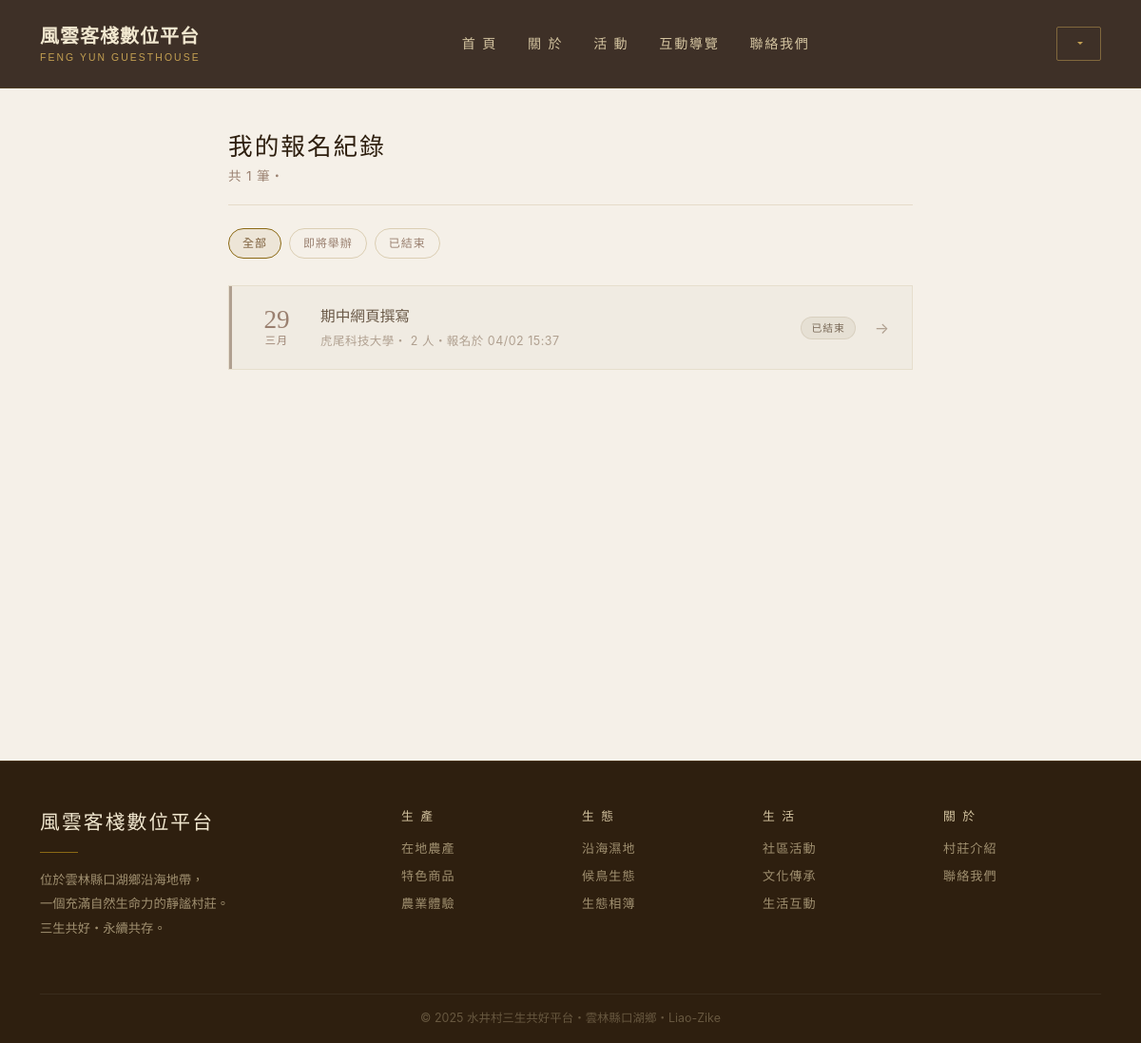
Page /my/registrations/ (signed in) on the earlier database version.
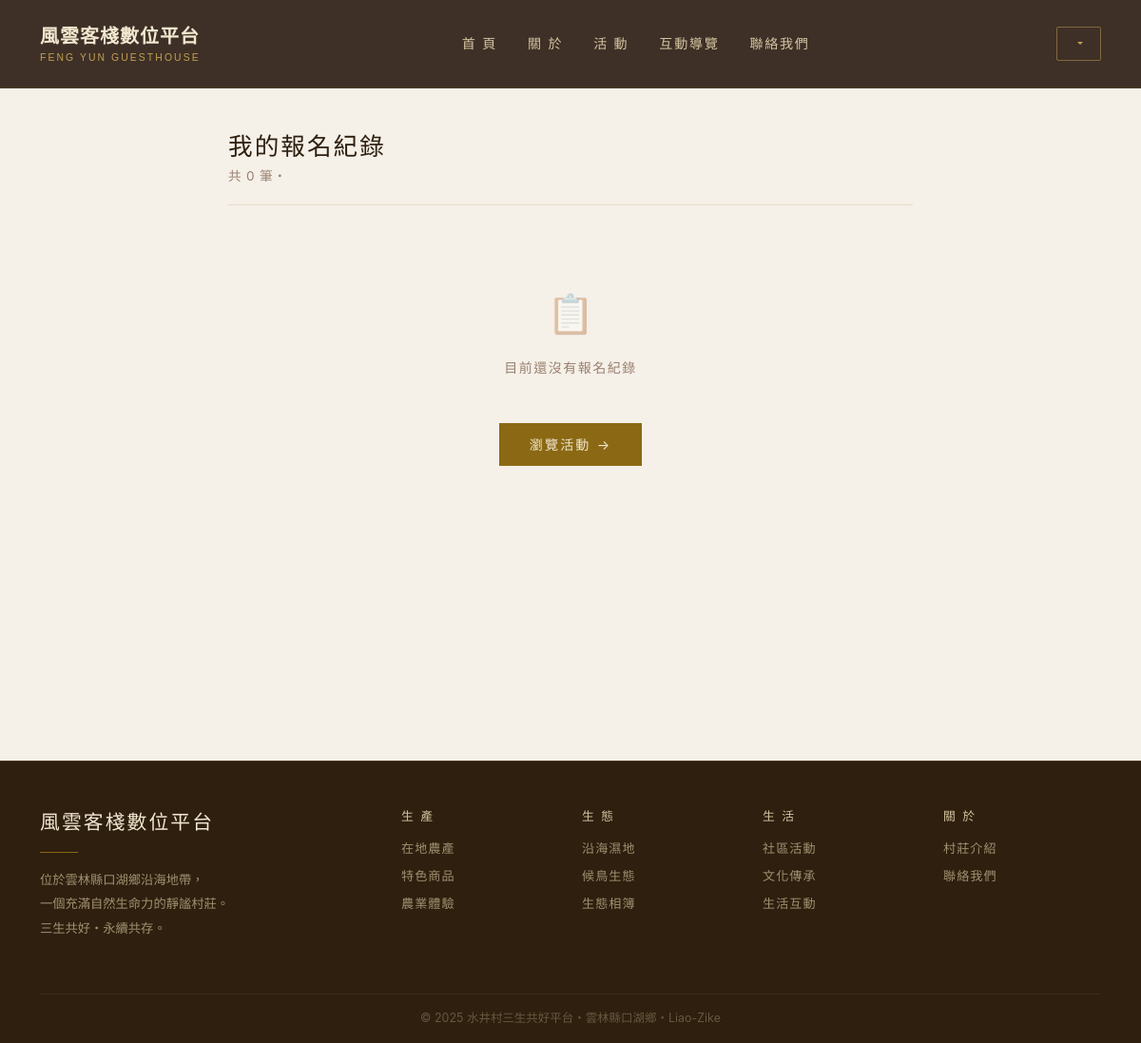
Same page on the later database version.
### core/models.py (models this page shows, shortened)
class Registration(models.Model):
    activity       = models.ForeignKey(Activity, on_delete=models.CASCADE,
                                       related_name='registrations',
                                       verbose_name='活動')
    user           = models.ForeignKey('auth.User', on_delete=models.CASCADE,
                                       related_name='registrations',
                                       verbose_name='報名者')
    name           = models.CharField('姓名', max_length=50)
    phone          = models.CharField('電話', max_length=20)
    email          = models.EmailField('信箱')
    participant_count = models.PositiveIntegerField('報名人數', default=1,
                                                    help_text='包含本人，例如全家4人填4')
    note           = models.TextField('備註', blank=True,
                                      help_text='同行人姓名、飲食需求等')
    created_at     = models.DateTimeField('報名時間', auto_now_add=True)
    class Meta:
        unique_together = ('activity', 'user')
        verbose_name = '報名記錄'
        verbose_name_plural = '報名記錄'

class Activity(models.Model):
    title       = models.CharField('活動名稱', max_length=100)
    title_2     = models.CharField('副標題', max_length=200, blank=True)
    tags        = models.CharField('標籤', max_length=200, blank=True,
                                   help_text='用逗號分隔，例如：科技, USR, 體驗課程')
    description = models.TextField('活動說明')
    date        = models.DateField('活動日期')
    end_date    = models.DateField('結束日期', blank=True, null=True,
                                   help_text='單日活動留空')
    register_deadline = models.DateTimeField('報名截止時間', blank=True, null=True,
                                         help_text='留空表示不限截止日')
    time        = models.CharField('活動時間', max_length=50, blank=True,
                                   help_text='例如：09:00 - 17:00')
    location    = models.CharField('地點', max_length=100)  # 必填拿掉 blank=True
    cover_image = models.ImageField('宣傳圖片', upload_to='activities/',
                                    blank=True, null=True)
    link_url    = models.CharField('報名/詳情連結', max_length=200, blank=True)
    max_participants = models.PositiveIntegerField('總人數上限', blank=True, null=True,
                                                   help_text='留空表示不限總人數')
    max_per_user      = models.PositiveIntegerField('每帳號限報名人數', blank=True, null=True,
                                                    help_text='留空表示不限制')
    contact_name  = models.CharField('聯絡人', max_length=50)       # 必填
    contact_phone = models.CharField('聯絡電話', max_length=20)     # 必填
    contact_email = models.EmailField('聯絡信箱', blank=True)
    is_active   = models.BooleanField('顯示', default=True)
    is_featured = models.BooleanField('置頂推薦', default=False)
    class Meta:
        ordering = ['date']
        verbose_name = '活動'
        verbose_name_plural = '活動'
    def tag_list(self):
        if not self.tags:
            return []
        return [t.strip() for t in self.tags.split(',') if t.strip()]
    def is_past(self):
        today = timezone.now().date()
        if self.end_date:
            return self.end_date < today
        return self.date < today
    def is_registration_open(self):
        from django.utils import timezone
        if self.is_past():
            return False
        if self.is_registration_closed:
            return False
        if self.register_deadline:
            return timezone.now() <= self.register_deadline
        return True
    is_registration_closed = models.BooleanField(
        '強制關閉報名',
        default=False,
        help_text='勾選後立即停止報名，不論截止日期'
    )
    is_past.boolean = True
    is_past.short_description = '已結束'
    is_registration_open.boolean = True
    is_registration_open.short_description = '報名中'

### core/views.py (the view)
# urls.py: path('my/registrations/', views.my_registrations, name='my_registrations'),
@login_required(login_url='/accounts/google/login/')
def my_registrations(request):
    filter_param = request.GET.get('filter', 'all')
    today = timezone.now().date()
    registrations = Registration.objects.filter(
        user=request.user
    ).select_related('activity').order_by('activity__date')
    if filter_param == 'upcoming':
        registrations = registrations.filter(
            Q(activity__end_date__gte=today) |
            Q(activity__end_date__isnull=True, activity__date__gte=today)
        )
    elif filter_param == 'past':
        registrations = registrations.filter(
            Q(activity__end_date__lt=today) |
            Q(activity__end_date__isnull=True, activity__date__lt=today)
        )
    return render(request, 'core/my_registrations.html', {
        'registrations': registrations,
        'filter': filter_param,
    })

### core/context_processors.py (called while the page is built)
def user_display_name(request):
    if request.user.is_authenticated:
        if request.user.last_name and request.user.first_name:
            display_name = f"{request.user.last_name}{request.user.first_name}"
        elif request.user.first_name:
            display_name = request.user.first_name
        elif request.user.last_name:
            display_name = request.user.last_name
        else:
            display_name = request.user.email
    else:
        display_name = None
    return {
        'user_display_name': display_name
    }

### templates/core/my_registrations.html (shortened to what this page needs)
{% extends 'base.html' %}
{% load static %}
{% block link_css %}
<link rel="stylesheet" href="{% static 'css/core/event.css' %}">
{% endblock %}
{% block content %}
<section class="my-reg-wrap">
    <div class="container">
        <div style="max-width:720px;margin:0 auto;">
            <h1 class="my-reg-title">我的報名紀錄</h1>
            <p class="my-reg-sub">
                共 {{ registrations.count }} 筆・{{ user.first_name|default:user.email }}
            </p>
            {% if registrations %}
            <div class="my-reg-filter">
                <a href="?filter=all"
                   class="my-reg-filter-btn {% if filter != 'upcoming' and filter != 'past' %}active{% endif %}">
                   全部
                </a>
                <a href="?filter=upcoming"
                   class="my-reg-filter-btn {% if filter == 'upcoming' %}active{% endif %}">
                   即將舉辦
                </a>
                <a href="?filter=past"
                   class="my-reg-filter-btn {% if filter == 'past' %}active{% endif %}">
                   已結束
                </a>
            </div>
            {% for reg in registrations %}
            <a href="{% url 'my_registration_detail' reg.pk %}"
               class="reg-card {% if reg.activity.is_past %}is-past{% endif %}"
               data-aos="fade-up" data-aos-delay="{{ forloop.counter0 }}00">
                <div class="reg-date-block">
                    <div class="day">{{ reg.activity.date|date:"d" }}</div>
                    <div class="month">{{ reg.activity.date|date:"M"|upper }}</div>
                </div>
                <div class="reg-info">
                    <div class="reg-title">{{ reg.activity.title }}</div>
                    <div class="reg-meta">
                        {% if reg.activity.location %}{{ reg.activity.location }}・{% endif %}
                        {{ reg.participant_count }} 人・報名於 {{ reg.created_at|date:"m/d H:i" }}
                    </div>
                </div>
                <div class="reg-tags">
                    <span class="reg-badge {% if reg.activity.is_past %}past{% else %}upcoming{% endif %}">
                        {% if reg.activity.is_past %}已結束{% else %}即將舉辦{% endif %}
                    </span>
                </div>
                <span class="reg-arrow">→</span>
            </a>
            {% endfor %}
            {% else %}
            <div class="reg-empty">
                <div class="empty-icon">📋</div>
                <p>目前還沒有報名紀錄</p>
                <a href="{% url 'event_list' %}" class="btn-register"
                   style="display:inline-block;width:auto;padding:12px 32px;">
                    瀏覽活動 →
                </a>
            </div>
            {% endif %}
        </div>
    </div>
</section>
{% endblock %}

Differences in the rows shown:
removed Registration: activity "29", activity "三月", activity "期中網頁撰寫", activity.location "虎尾科技大學", participant_count "2", created_at "04/02 15:37", shows "已結束"
Other differences:
{{ registrations.count }}: "1" → "0"
text no longer shown: "全部 即將舉辦 已結束"
text now shown: "📋 目前還沒有報名紀錄 瀏覽活動 →"
